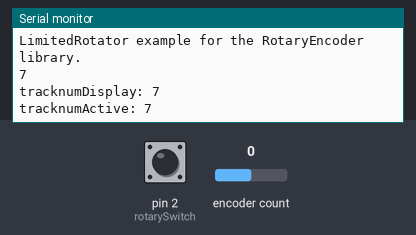
The program below on a simulated Arduino Uno, built with avr-gcc and run on an emulated ATmega328P. Parts: the last lines printed to the serial monitor. Inputs (shaded band) come from the test bench; at power-on: encoder count 0, pin 2 (rotarySwitch) HIGH.

Above: at 1.2 s.
1.3 s: encoder count set to -1
At 2.5 s:
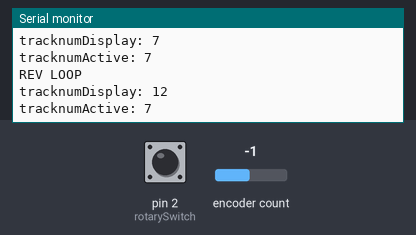
2.8 s: encoder count set to -2
At 3.8 s:
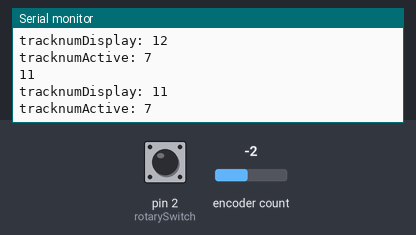

Measured:
- after the input at 1.3 s, the serial monitor: prints a new line at once (image 1)
- after the input at 2.8 s, the serial monitor: prints a new line at once (image 2)

The program:

main.cpp
```cpp
// (licence header left out)
// This example checks the state of the rotary encoder in the loop() function.
// The current position is printed on output when changed.
// In addition to the SimplePollRotator example here the range of the rotator is limited to the range 0 - 16 and only incremental steps of 2 are realized.
// To implement this limit the boundaries are checked and eventually the current position is adjusted.
// The internal (physical) position of the rotary encoder library remains by stepping with the increment 1
// so the the logical position is calculated by applying the ROTARYSTEPS factor.

// Hardware setup:
// Attach a rotary encoder with output pins to A2 and A3.
// The common contact should be attached to ground.

#include <Arduino.h>

#include <RotaryEncoder.h>
#include <Adafruit_GFX.h>
#include <Adafruit_SSD1306.h>

#define ROTARYSTEPS 1
#define ROTARYMIN 7
#define ROTARYMAX 12

//--- Setup a RoraryEncoder for pins A2 and A3:
RotaryEncoder encoder(A2, A3);

//--- Last known rotary position.
int lastPos = -1;

//--- Active track number (last selection) - initialize to lowest track
int tracknumActive = ROTARYMIN;
int tracknumDisplay;
int tracknumLast;

//---Setup Rotary Encoder switch on pin D2 with other side to ground - active low
int rotarySwitch = 2;

//---knob"___" -used to sense and track knob push switch - push to send trackNumActive to display and Turnout Control Arduino
int knobClick = 1;
int knobClickLast = 1;

bool knobMoving;


void setup()
{
  Serial.begin(115200);
  Serial.println("LimitedRotator example for the RotaryEncoder library.");
  encoder.setPosition(ROTARYMIN / ROTARYSTEPS); // start with the value of ROTARYMIN .

  pinMode(rotarySwitch, INPUT_PULLUP);

} // End setup()


void loop()
{
  encoder.tick();

  // get the current physical position and calc the logical position

  int newPos = encoder.getPosition() * ROTARYSTEPS;

   /*----------Use of ROTARYMAX inside the if statement: counter will roll from min to max and keep counting in a loop.  To make counter stop at lower limit use ROTARYMIN */

  if (newPos < ROTARYMIN)
  {
    encoder.setPosition(ROTARYMAX / ROTARYSTEPS);
    newPos = ROTARYMAX;
  }

  /*------------Use of ROTARYMIN inside the if statement: counter will roll from max to min and keep counting in a loop.  o make counter stop at upper limit use ROTARYMAX. */

  else if (newPos > ROTARYMAX)
  {
    encoder.setPosition(ROTARYMIN / ROTARYSTEPS);
    newPos = ROTARYMIN;

  }  // End if newPos


  if (lastPos != newPos)
  {
    if (newPos == ROTARYMAX)
    {
      Serial.print("REV LOOP");
      Serial.println();
    }
    else
    {
      Serial.print(newPos);
      Serial.println();
    }
    lastPos = newPos;
    tracknumDisplay = lastPos;

      Serial.print("tracknumDisplay: ");
      Serial.print(tracknumDisplay);
      Serial.println();

      Serial.print("tracknumActive: ");
      Serial.print(tracknumActive);
      Serial.println();

  } // End if lastPos

    //------Read the rotarySwitch for new track selection and update the active track
    knobClick = digitalRead(rotarySwitch);
    delay(10);
    if(knobClick != knobClickLast)
    {
      tracknumActive = tracknumDisplay;
    } // End new active track selection


} // loop ()

// The End
```
